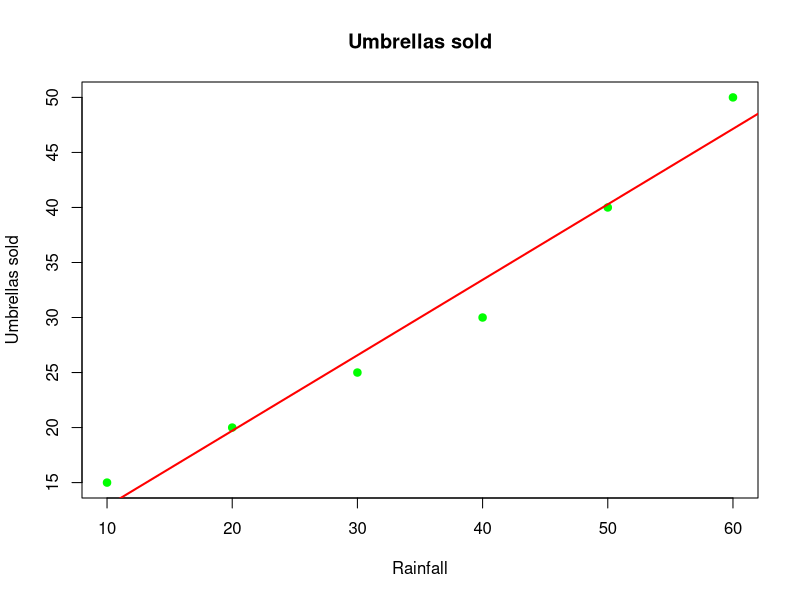

R code for this plot:
um=data.frame(R=c(10,20,30,40,50,60),U=c(15,20,25,30,40,50))
model=lm(U~R,data=um)
summary(model)
pred=predict(model)
print(pred)
new=data.frame(R=50)
new_pred=predict(model,new)
print(new_pred)
plot(um$R,um$U,main="Umbrellas sold",xlab="Rainfall",ylab="Umbrellas sold",col="green",pch=19)
abline(model,col="red",lwd=2)
